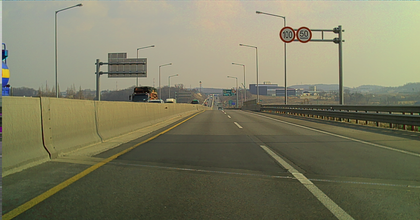
%> input picture 13weekth_LaneLine_Detection/lanedetect.bmp, 420 x 220 px, shrunk from 1280 x 672 before the run
$ octave lane_line_detection.m   (GNU Octave 9; MATLAB toolbox functions it lacks are replaced by stand-ins)
%> lines starting %> are read from the running program, lines starting %| are printed output that depends on the picture
clear; clf; close all;

%% 0. image read and grayscale, crop
img_ori = imread('lanedetect.bmp'); % 3채널 uint8 (0~255)
%> img_ori is the input picture: size 220x420x3 uint8; mean R, G, B 123.8, 123, 97.5
img_gray = rgb2gray(img_ori); % 1채널 unit8 img_gray = double(img_gray);
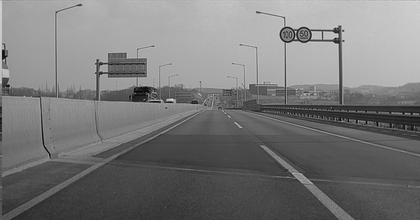
%> img_gray: size 220x420 uint8; min 6, max 223, mean 120.3
                              % uint8은 필터링 과정에 서 255를 넘어가 overflow 발생. double은 0-1사이 단계화.
                              % Lane Line은 Color가 필요없기 때문에 RGB를 gray로 바꾸어 사용한다.
                              % (0 ~ 255) -> (0.0 ~ 1.0)

figure(1); clf; imshow(uint8(img_gray));
title("Original Image");

col = length(img_gray(:,1));
%> col = 220
row = length(img_gray(1,:));
%> row = 420
img_gray = img_gray(col/2:col, 1:row);  % img_ori(672 * 1280 * 3) -> img_gray(227 * 1280)
%> img_gray: size 111x420 uint8
figure(2); clf; imshow(uint8(img_gray));
title("Cropped Image");
%% 1. gaussian filter

% 정규분포    : Gaussian Distribution.            (mu=?, sigma=?)
% 표준정규분포 : Normalized Gaussian Distribution. (mu=0, sigma=1)

% 정규분포로 나타내겠다.
g1 = fspecial('gaussian', [5, 5], 5);       % fspecial('gaussian', (size of filter=[5, 5]), (sigma=[5]))
g2 = fspecial('gaussian', [5, 5], 10);      % fspecial('gaussian', (size of filter=[5, 5]), (sigma=[10]))
g3 = fspecial('gaussian', [11, 11], 5);     % fspecial('gaussian', (size of filter=[11, 11]), (sigma=[5]))
                                            % 2D로 나타내기 위해서 pixel 개수 [5, 5]와
                                            % sigma를 통해 spread를 정함

                                            % 왜 filter를 만드는가?
                                            % 주변에 있는 8개의 information을 축소,
                                            % 가운데 있는 대표값을 최대화.

% 2D Convolution 연산
img1 = filter2(g1,img_gray, 'same');
img2 = filter2(g2,img_gray, 'same');
img3 = filter2(g3,img_gray, 'same');


% sigma값이 클수록 blurring현상이 커짐.(sigma값이 크면 spread가 크기 때문에 특징을 잘 끄집어내지 못하여 흐릿하게 보임)
figure(3); clf;
subplot(2,2,1)
imshow(uint8(img_gray)); title('Original Image', 'FontSize', 10); subplot(2,2,2)

imshow(uint8(img1));
title('Gaussian filtered Image, size = 5x5, \sigma = 5', 'FontSize', 10); subplot(2,2,3)
imshow(uint8(img2));
title('Gaussian filtered Image, size = 5x5, \sigma = 10', 'FontSize', 10); subplot(2,2,4)
imshow(uint8(img3));
title('Gaussian filtered Image, size = 11x11, \sigma = 5', 'FontSize', 10);

%% 2_1. Calculating gradient with sobel mask
sobelMaskX = [-1, 0, 1; -2, 0, 2; -1, 0, 1];    % 수평 방향(x) 미분 filter -> 수직 방향 edge 검출
sobelMaskY = [1, 2, 1; 0, 0, 0; -1, -2, -1];    % 수직 방향(y) 미분 filter -> 수평 방향 edge 검출
% Convolution with horizontal and vertical filter
G_X = conv2(img1, sobelMaskX, 'same');
G_Y = conv2(img1, sobelMaskY, 'same');

figure(4);
clf;
subplot(211);
imshow(uint8(G_X));
title('G_x');

subplot(212);
imshow(uint8(G_Y));
title('G_y');

% Calcultae magnitude of edge
magnitude = sqrt((G_X.^2) + (G_Y.^2));  % Euclidean Distance = 대각선의 크기 (피타고라스)
figure(5); clf; imshow(uint8(magnitude));
title('Magnitude : sqrt(G_x^2 + G_y^2)');

%Calculate directions/orientations
theta = atan2(G_Y, G_X);
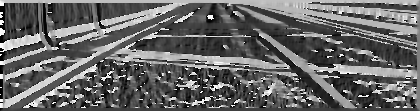
%> theta: size 111x420 double; min -3.14, max 3.14, mean -0.612; drawn with min black and max white
theta = theta * 180/pi;
%Adjustment for negative directions, making all directions positive
col = length(img_gray(:,1));
%> col = 111
row = length(img_gray(1,:));
for i=1:col
    for j=1:row
        if (theta(i,j)<0)
            theta(i,j)= 360 + theta(i,j); % range를 [0, 360]으로
        end
    end
end
%> this loop made 111 passes
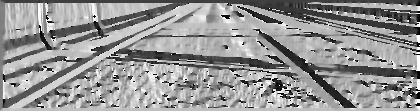
%> theta: size 111x420 double; min 0.0164, max 360, mean 210.5; drawn with min black and max white

%% 2_2. quantization theta

% 앞서 구한 각도 theta를 group화
% 각 범위 [0, 360]를 4가지 구간으로 나누어 quantization
% Adjusting directions to nearest 0, 0+45(45), 0+45+45(90), or 0+45+45+45(135) degree
qtheta = zeros(col, row);
%> qtheta: size 111x420 double; every value is 0

% pdf slide 21 참고
for i = 1 :col
    for j = 1 : row
        if (((theta(i,j) >= 0) && (theta(i, j) < 22.5 )) || ...
            ((theta(i,j) >= 157.5) && (theta(i, j) < 202.5)) || ...
            ((theta(i,j) >= 337.5) && (theta(i, j) <= 360 )))
            qtheta(i, j) = 1; % degree group 0
        elseif (((theta(i, j) >= 22.5) && (theta(i, j) < 67.5 )) || ...
                ((theta(i, j) >= 202.5)&& (theta(i, j) < 247.5)))
                qtheta(i, j) = 1; % degree group 1
        elseif (((theta(i, j) >= 67.5 && theta(i, j) < 112.5)) || ...
                ((theta(i, j) >= 247.5 && theta(i, j) < 292.5)))
                qtheta(i, j) = 2; % degree group 2
        elseif (((theta(i, j) >= 112.5 && theta(i, j) < 157.5)) || ...
                ((theta(i, j) >= 292.5 && theta(i, j) < 337.5)))
                 qtheta(i, j) = 3; % degree group 3
        end
    end
end
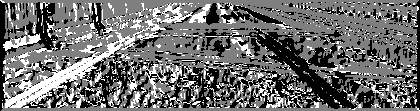
%> qtheta: size 111x420 double; min 1, max 3, mean 1.87; drawn with min black and max white
%% 3. Non-Maximum Supression

% 0~1 image를 0 or 1로 바꾸겠다 (지역적으로 최대값이 아닌 edge를 제거하는 과정. -> edge에 기여하지 않는 pixel 제거 -> Sharp한 edge로 변경)
BW = zeros (col, row); % 모두 0으로 만듦

for i=2:col-1
    for j=2:row-1
        if (qtheta(i,j)==0)
            BW(i,j) = (magnitude(i,j) == max([magnitude(i,j), ...
            magnitude(i,j+1), magnitude(i,j-1)]));
        elseif (qtheta(i,j) == 1)
            BW(i,j) = (magnitude(i,j) == max([magnitude(i,j), ...
            magnitude(i+1,j-1), magnitude(i-1,j+1)]));
        elseif (qtheta(i,j) == 2)
            BW(i,j) = (magnitude(i,j) == max([magnitude(i,j), ...
            magnitude(i+1,j), magnitude(i-1,j)]));
        elseif (qtheta(i,j) == 3)
            BW(i,j) = (magnitude(i,j) == max([magnitude(i,j), ...
            magnitude(i+1,j+1), magnitude(i-1,j-1)]));
        end
    end
end
%> this loop made 109 passes
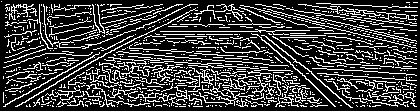
%> BW: size 111x420 double; values 0 (black) and 1 (white), 24.1% white in thin lines or dots

BW_0 = BW;
imshow(uint8((BW_0)));

% BW는 0 or 1의 값을 갖게 되고, magnitude 행렬에 element-wise 곱을 하여
% 0인 부분은 제거해줌. 1인 부분은 살려둠.
BW = BW.*magnitude;


%% Hysteresis Thresholding

T_min = 0.1; T_max = 0.2; % threshold max, min
% max(max(BW))   : 전체 pixel값 중 최대값
T_min = T_min * max(max(BW)); % 10% 미만, 초과인지 판단하기 위해 (미만? No edge, )
%> T_min = 20.73
T_max = T_max * max(max(BW)); % 20% 미만, 초과인지 판단하기 위해 (미만인데 10% 초과? Weak Edge, 20%초과? Strong Edge)
%> T_max = 41.46
                              % 정리) < 10% ? No edge / 10 < < 20 ? Weak edge / 20 < ? Strong edge
edge_final = zeros (col, row);
for i=1 :col
    for j = 1 : row
        if (BW(i, j) < T_min) % no edge라면? 0으로
            edge_final(i, j) = 0;
        elseif (BW(i, j) > T_max) % Strong edge라면? 1로
            edge_final(i, j) = 1;

        % Weak edge - Using 8-connected components
        % 주변 8개가 모두 Strong Edge라면? 내가 뭐든지 간에 Strong Edge로 인정받을 수 있음
        elseif (BW(i+1,j)>T_max || BW(i-1,j)>T_max || BW(i,j+1)>T_max ...
                || BW(i,j-1)>T_max || BW(i-1, j-1)>T_max || BW(i-1, j+1)>T_max ...
                || BW(i+1, j+1)>T_max || BW(i+1, j-1)>T_max)
                edge_final(i,j) = 1;
                edge_final(i, j) = 1;
        end
    end
end
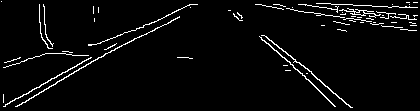
%> edge_final: size 111x420 double; values 0 (black) and 1 (white), 3.9% white in thin lines or dots
img_canny = uint8(edge_final.*255); output_img = img_canny;
%> after `img_canny = uint8(edge_final.*255)`: img_canny: size 111x420 uint8; 3.9% white in thin lines or dots
figure(6); clf; imshow(output_img);
title("Canny Edge Detection Algorithm 직접 구현 결과");

%% Matlab edge('Canny') -> 위에 했던 모든 알고리즘을 한꺼번에 구현해줌...
img_ori = imread('lanedetect.bmp');
img_gray = rgb2gray(img_ori);
img_gray = img_gray(length(img_gray(:,1))/2:end, 1:end);
img_edge = edge(img_gray, 'Canny', [0.1 0.2], 0.5);
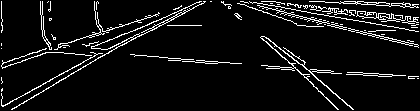
%> img_edge: size 111x420 logical; 7.2% white in thin lines or dots
                               % [T_min T_max], Sigma of Gaussian filter = 0.5
% edge() : Matlab 지원 함수

figure(); imshow(img_edge);
title("Matlab edge('Canny') function 결과");
